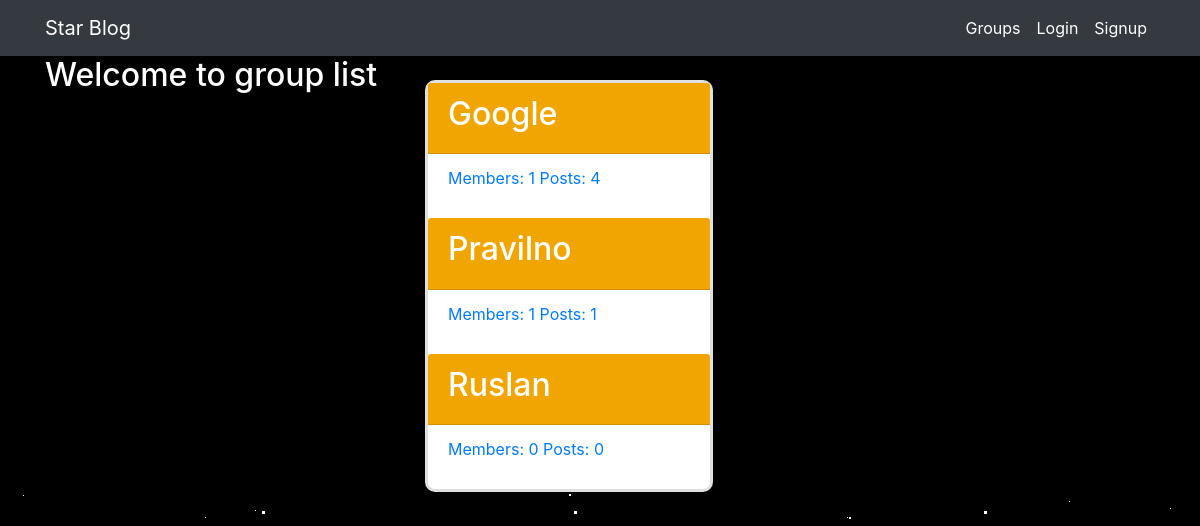
Screenshot of /group/list/ with the database file from the repository.
### group/models.py (models this page shows, shortened)
class Group(models.Model):
    name = models.CharField(max_length=50)
    description = models.TextField()
    slug = models.SlugField()
    user = models.ManyToManyField(User,through='GroupMember')
    author = models.CharField(max_length=20,null=True)
    class Meta:
        ordering = ['name']

### group/views.py (the view)
# urls.py: path('list/',GroupList.as_view(),name='group_list_url'),
class GroupList(ListView):
    model = Group
    template_name = 'group/group_list.html'
    context_object_name = 'groups'

### group/templates/group/group_list.html (shortened to what this page needs)
{% extends 'group/group_base.html' %}
{% block pregroup %}
  <div class="col-md-4">
    <h2>Welcome to group list</h2>
  </div>
{% endblock %}
{% block group_content %}
    <div class="col-md-8 mt-4">
    <div class="card" style="width: 18rem;">
      {% for group in groups %}
      <a href="{% url 'groups:group_detail_url' slug=group.slug pk=group.pk %}">
      <div style='background-color:#f0a500;color:white;' class="card-header">
        <h2>{{group.name}}</h2>
      </div>
      <ul class="list-group list-group-flush mb-3">
        <li class="list-group-item">Members: {{group.groupmember_set.count}} Posts: {{group.posts.count}}
      </ul>
      </a>
    {% endfor %}
    </div>
  </div>
{% endblock %}

### static/css/master.css (style rules this page uses)
body { height: 100%; width: 100%; overflow: scroll; background: black; margin: 0; color: white; }
body { -ms-overflow-style: none; scrollbar-width: none; }
.card { border-radius: 10px; border-width: medium; }

### static/css/style.css (style rules this page uses)
html { height: 100%; background: radial-gradient(ellipse at bottom, #1b2735 0%, #090a0f 100%); overflow: hidden; }

### rows the page displays
Group: name "Google", groupmember_set.count "1", posts.count "4"
Group: name "Pravilno", groupmember_set.count "1", posts.count "1"
Group: name "Ruslan", groupmember_set.count "0", posts.count "0"
